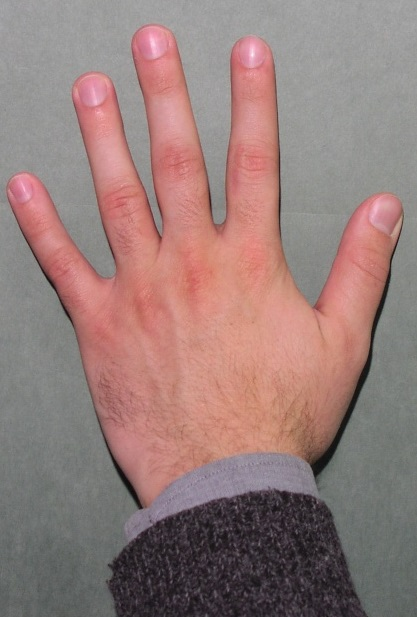
#> input picture images/A1.jpg, 417 x 617 px, given in place of M1.jpg, which was not available
$ python hand_extractorV2.py images/A1.jpg
#> lines starting #> are read from the running program, lines starting #| are printed output that depends on the picture; after the words box and inside, x2 and y2 are one past the last pixel; in counts of white or black regions, pixels touching at a corner belong together; long printed decimals are rounded; pictures that were not available may be replaced by others from this repository, and a replacement may not be noted
### hand_func.py
from cv2 import cv2
import numpy as np
import math
import sys, os


def FB_contours(image):
    contours,_ = cv2.findContours(image, cv2.RETR_TREE, cv2.CHAIN_APPROX_SIMPLE)
    length = len(contours)
    max_area = -1
    ci=0
    if length > 0:
        for i in range(length):
            temp = contours[i]
            area = cv2.contourArea(temp)
        if area > max_area:
            max_area = area
            ci = i
        maxContour=contours[ci]
    return maxContour

def skin_extract(image):

    img_HSV = cv2.cvtColor(image, cv2.COLOR_BGR2HSV)
    #skin color range for hsv color space
    HSV_mask = cv2.inRange(img_HSV, (0, 15, 0), (17,170,255))
    #cv2.imshow('HSV mask_before',HSV_mask)
    #cv2.imwrite('HSV mask_before.jpg',HSV_mask)
    HSV_mask = cv2.morphologyEx(HSV_mask, cv2.MORPH_OPEN, np.ones((3,3), np.uint8))
    #cv2.imshow('HSV mask',HSV_mask)
    #cv2.imwrite('HSV mask.jpg',HSV_mask)
    #converting from gbr to YCbCr color space
    img_YCrCb = cv2.cvtColor(image, cv2.COLOR_BGR2YCrCb)
    #skin color range for hsv color space
    YCrCb_mask = cv2.inRange(img_YCrCb, (0, 135, 85), (255,180,135))
    #cv2.imshow('YCrCb_mask_before',YCrCb_mask)
    #cv2.imwrite('YCrCb_mask_before.jpg',YCrCb_mask)
    YCrCb_mask = cv2.morphologyEx(YCrCb_mask, cv2.MORPH_OPEN, np.ones((3,3), np.uint8))
    #cv2.imshow('YCrCb_mask',YCrCb_mask)
    #cv2.imwrite('YCrCb_mask.jpg',YCrCb_mask)

    #merge skin detection (YCbCr and hsv)
    global_mask=cv2.bitwise_and(YCrCb_mask,HSV_mask)
    #cv2.imshow('global_mask_before',YCrCb_mask)
    cv2.imwrite('global_mask_befores.jpg',YCrCb_mask)
    global_mask=cv2.medianBlur(global_mask,3)
    global_mask = cv2.morphologyEx(global_mask, cv2.MORPH_OPEN, np.ones((4,4), np.uint8))
    #cv2.imshow('global_mask',YCrCb_mask)
    cv2.imwrite('global_mask.jpg',YCrCb_mask)

    return YCrCb_mask

# [24 lines left out: function wrist_cut, not called in this run]

def contour_points(largest_contour,image):
    hull = cv2.convexHull(largest_contour)
    drawing = np.zeros(image.shape, np.uint8)
    cv2.drawContours(drawing, [largest_contour], 0, (0, 255, 0), 2)
    #cv2.drawContours(drawing, [hull], 0, (0, 0, 255), 3)
    hull = cv2.convexHull(largest_contour,returnPoints = False)
    defects = cv2.convexityDefects(largest_contour,hull)
    # draw furthest left,top and right point
    point_list=[]
    # detect fingers middle defects
    k=1
    for i in range(defects.shape[0]):
        s,e,f,d = defects[i,0]
        start = tuple(largest_contour[s][0])
        end = tuple(largest_contour[e][0])
        far = tuple(largest_contour[f][0])
        angle = calculateAngle(far, start, end)
        if d > 10000 and angle <= math.pi/2:
            if(k==1):
                cv2.circle(drawing, start, 8, (147, 20, 255), -1)
                point_list.append(start)
            cv2.circle(drawing, end, 8, (147, 20, 255), -1)
            point_list.append(far)
            point_list.append(end)
            cv2.circle(drawing,far,5,[255,0,0],-1)
            k+=1


    return drawing,point_list

def calculateAngle(far, start, end):
    a = math.sqrt((end[0] - start[0])**2 + (end[1] - start[1])**2)
    b = math.sqrt((far[0] - start[0])**2 + (far[1] - start[1])**2)
    c = math.sqrt((end[0] - far[0])**2 + (end[1] - far[1])**2)
    angle = math.acos((b**2 + c**2 - a**2) / (2*b*c))
    return angle

def calculateRatios(p):

    d1=getDistance(p[0],p[1])
    d2=getDistance(p[2],p[3])
    d3=getDistance(p[3],p[4])
    d4=getDistance(p[5],p[6])
    d5=getDistance(p[7],p[8])
    d6=getDistance(p[1],p[2])
    t1=getDistance(p[5],p[7])
    t2=getDistance(p[5],p[3])
    ratios=[d5/d4,d4/d3,d3/t2,d2/t1,d6/d1]
    return ratios

# [5 lines left out: function heron, not called in this run]

def getDistance(point1,point2):

    distance=math.sqrt((point1[1]-point2[1])**2+(point1[0]-point2[0])**2)
    return distance

def ownerChoice(ratios):
    pathname = os.path.dirname(sys.argv[0])
    path=os.path.abspath(pathname)+ '\\\daneNowe.txt'
    file = open(path, 'r')
    k=-1
    myList=[[0,'Albert'],[1,'Krystian'],[2,'Tomasz'],[3,'Mateusz'],[4,'Henryk'],[5,'Weronika']]
    '''
    sum1=np.zeros(6)
    sum2=np.zeros(6)
    sum3=np.zeros(6)
    sum4=np.zeros(6)
    sum5=np.zeros(6)
    '''
    sum=np.zeros(6)
    quantity=np.copy(sum)
    decider=np.copy(sum)
    previousCell='X'
    for line in file.readlines():
        currentCell = line.rstrip().split(' ')

        if previousCell[0]!=currentCell[0]:
            k=k+1

        sum[k]=sum[k]+math.sqrt(
        (ratios[0]-float(currentCell[1]))**2+
        (ratios[1]-float(currentCell[2]))**2
        +(ratios[2]-float(currentCell[3]))**2
        +(ratios[3]-float(currentCell[4]))**2
        +(ratios[4]-float(currentCell[5]))**2
        )
        quantity[k]+=1
        previousCell=currentCell[0]

    decider=np.divide(sum,quantity)
    print(decider)
    print(quantity)
    mymin = np.min(decider)
    min_p = [i for i, x in enumerate(decider) if x == mymin]
    for i in range(k+1):
        if min_p[0]==myList[i][0]:
            break

    str_output="This hand belongs to: "
    if mymin<0.35:
        str_output+=myList[i][1]
    else:
        str_output+='noone'
    return str_output

### hand_extractorV2.py
from cv2 import cv2 #openCV
import hand_func as piw
import numpy as np #array objects etc
import math
from matplotlib import pyplot as plt
import sys, os
pathname = os.path.dirname(sys.argv[0])
path=os.path.abspath(pathname)+'\\images'

lista_imion=[]
z=open("WyniczkiTakie.txt", "a+")
for iterator in range(15,16):
    i=0
    index='A'
    k=1
    if i==1: # i=1 zapi
        f=open("daneNowe.txt", "a+")
    if iterator<5: znak=r'\A'+str(iterator%5+1)+'.jpg'
    if iterator>=5 and iterator<10:  znak=r'\K'+str(iterator%5+1)+'.jpg'
    if iterator>=10 and iterator<15:  znak=r'\T'+str(iterator%5+1)+'.jpg'
    if iterator>=15 and iterator<20:  znak=r'\M'+str(iterator%5+1)+'.jpg'
    if iterator>=20 and iterator<25:  znak=r'\H'+str(iterator%5+1)+'.jpg'
    if iterator>=25 and iterator<30:  znak=r'\W'+str(iterator%5+1)+'.jpg'
    if iterator>=30 and iterator<35:  znak=r'\B'+str(iterator%5+1)+'.jpg'
    if iterator>=35:  znak=r'\C'+str(iterator%5+1)+'.jpg'
    path+=znak
    print(path)
    # Image read
    image = cv2.imread(path)
#> image is the input picture: shape (617, 417, 3); mean B, G, R 121.6, 124.7, 150.1
    original = image
    image = cv2.GaussianBlur(image, (5, 5), 0)

    # Detect skin areas from the image and create B&W image
    BinaryImage=piw.skin_extract(image)
#> in skin_extract, `img_HSV = cv2.cvtColor(image, cv2.COLOR_BGR2HSV)`: img_HSV: shape (617, 417, 3); mean H, S, V 49.4, 44.2, 151
#> in skin_extract, `HSV_mask = cv2.inRange(img_HSV, (0, 15, 0), (17,170,255))`:
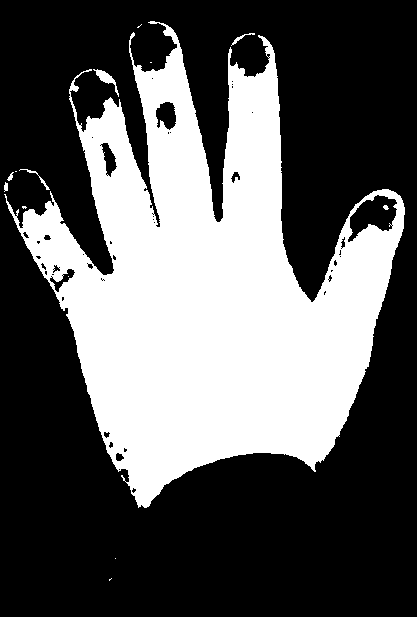
#> HSV_mask: shape (617, 417); 36% white; 14 white regions (7 under 20 px), largest, box (x1, y1, x2, y2) and area: (4, 21, 405, 508) 92127, (93, 69, 119, 97) 187, (19, 169, 50, 190) 74
#> in skin_extract, `HSV_mask = cv2.morphologyEx(HSV_mask, cv2.MORPH_OPEN, np.ones((3,3), n..`: HSV_mask: shape (617, 417); 35.7% white; 17 white regions (5 under 20 px), largest, box (x1, y1, x2, y2) and area: (19, 26, 405, 508) 91292, (96, 70, 115, 83) 152, (350, 203, 360, 215) 55
#> in skin_extract, `img_YCrCb = cv2.cvtColor(image, cv2.COLOR_BGR2YCrCb)`: img_YCrCb: shape (617, 417, 3); mean of channels 0, 1, 2 132, 140.9, 122.2
#> in skin_extract, `YCrCb_mask = cv2.inRange(img_YCrCb, (0, 135, 85), (255,180,135))`: YCrCb_mask: shape (617, 417); 38.5% white; 12 white regions (9 under 20 px), largest, box (x1, y1, x2, y2) and area: (4, 22, 404, 511) 98846, (199, 497, 228, 508) 87, (153, 515, 171, 524) 58
#> in skin_extract, `YCrCb_mask = cv2.morphologyEx(YCrCb_mask, cv2.MORPH_OPEN, np.ones((3,3..`: YCrCb_mask: shape (617, 417); 38.5% white; 4 white regions (2 under 20 px), largest, box (x1, y1, x2, y2) and area: (4, 22, 404, 511) 98844, (204, 499, 220, 507) 56
#> in skin_extract, `global_mask=cv2.bitwise_and(YCrCb_mask,HSV_mask)`: global_mask: shape (617, 417); 34.8% white; 17 white regions (11 under 20 px), largest, box (x1, y1, x2, y2) and area: (19, 26, 404, 508) 89090, (96, 70, 115, 83) 144, (70, 83, 78, 91) 43, (350, 203, 360, 215) 35, (14, 216, 19, 225) 26, (4, 183, 8, 191) 22
#> in skin_extract, `global_mask=cv2.medianBlur(global_mask,3)`: global_mask: shape (617, 417); 34.8% white; 17 white regions (12 under 20 px), largest, box (x1, y1, x2, y2) and area: (20, 26, 404, 508) 89177, (96, 70, 114, 83) 143, (70, 84, 78, 91) 38, (351, 204, 360, 215) 33, (14, 216, 19, 224) 22
#> in skin_extract, `global_mask = cv2.morphologyEx(global_mask, cv2.MORPH_OPEN, np.ones((4..`:
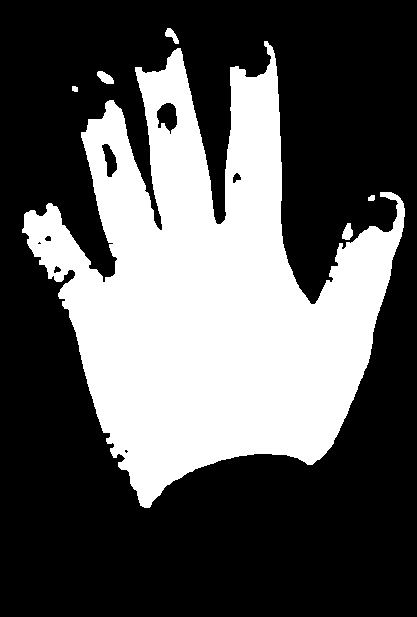
#> global_mask: shape (617, 417); 34.6% white; 6 white regions
    #cv2.imshow('Binary',BinaryImage)
    # Find the biggest contour
    largest_contour=piw.FB_contours(BinaryImage)
#> in FB_contours, `contours,_ = cv2.findContours(image, cv2.RETR_TREE, cv2.CHAIN_APPROX_S..`: contours = 4 contours, 2 with area under 20; largest, box (x1, y1, x2, y2) and area: (4, 22, 404, 511) 97664, (204, 499, 220, 507) 37
#> in FB_contours, `length = len(contours)`: length = 4
#> the loop in FB_contours, `for i in range(length):` made 4 passes
#> area on passes 3 to 4: 37, 97663.5
#> in FB_contours, `max_area = area`: max_area = 97663.5
#> in FB_contours, `maxContour=contours[ci]`: maxContour = contour of 1142 points, box (x1, y1, x2, y2) (4, 22, 404, 511), area 97664
#> largest_contour has the same summary as maxContour in FB_contours
    # Get the angle
    #_,_,angle = cv2.fitEllipse(largest_contour)

    # Get position of hand region from the image
    x,y,width,height = cv2.boundingRect(largest_contour)
#> x = 4; y = 22; width = 400; height = 489
    # Extract hand part from the image.
    final_image = BinaryImage[y:y+height,x:x+width]
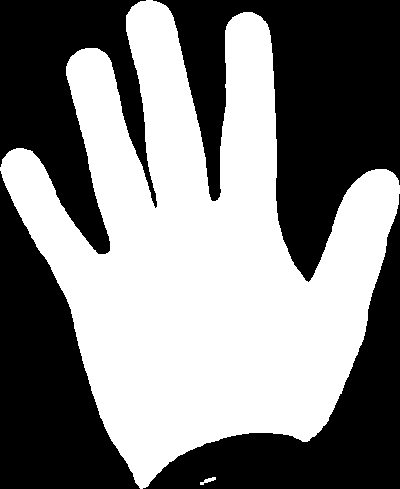
#> final_image: shape (489, 400); 50.6% white; 4 black regions
    hand_before_cut=final_image

    #final_image,final_row=piw.wrist_cut(final_image,width)
    # draw polygon
    largest_contour=piw.FB_contours(final_image)
#> in FB_contours (call 2), `contours,_ = cv2.findContours(image, cv2.RETR_TREE, cv2.CHAIN_APPROX_S..`: contours = 2 contours; box (x1, y1, x2, y2) and area: (0, 0, 400, 489) 97664, (200, 477, 216, 485) 37
#> the loop in FB_contours (call 2), `for i in range(length):` made 2 passes
#> largest_contour = contour of 1142 points, box (x1, y1, x2, y2) (0, 0, 400, 489), area 97664
    x,y,width,height = cv2.boundingRect(largest_contour)
#> x = 0; y = 0
    drawing,pointlist=piw.contour_points(largest_contour,image)
#> in contour_points, `hull = cv2.convexHull(largest_contour)`: hull = contour of 40 points, box (x1, y1, x2, y2) (0, 0, 400, 489), area 133544
#> in contour_points, `cv2.drawContours(drawing, [largest_contour], 0, (0, 255, 0), 2)`:
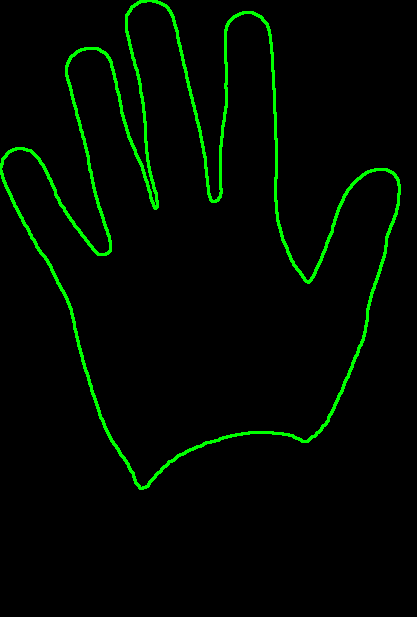
#> drawing: shape (617, 417, 3); mean of channels 0, 1, 2 0, 8.4, 0; drawn as B, G, R
#> in contour_points, `hull = cv2.convexHull(largest_contour,returnPoints = False)`: hull = 40 values, max 1141 at index 0, min 0 at index 39, mean 587.7
#> in contour_points, `defects = cv2.convexityDefects(largest_contour,hull)`: defects = 34 rows, first 6: [0, 2, 1, 210], [2, 4, 3, 114], [4, 8, 5, 142], [8, 189, 79, 43777], [190, 370, 287, 35927], [370, 374, 371, 248]
#> the loop in contour_points, `for i in range(defects.shape[0]):` made 34 passes
#> (s, e, f, d, start, end, far, a in calculateAngle) on passes 1 to 11: (0, 2, 1, 210, (146, 0), (140, 1), (145, 1), 6.08), (2, 4, 3, 114, (140, 1), (138, 2), (139, 2), 2.24), (4, 8, 5, 142, (138, 2), (132, 6), (136, 4), 7.21), (8, 189, 79, 43777, (132, 6), (72, 55), (155, 208), 77.47), (190, 370, 287, 35927, (70, 57), (2, 159), (110, 250), 122.6), (370, 374, 371, 248, (2, 159), (0, 167), (2, 163), 8.25), (375, 379, 378, 211, (0, 170), (2, 177), (2, 174), 7.28), (379, 381, 380, 162, (2, 177), (3, 180), (3, 178), 3.16), (381, 385, 384, 190, (3, 180), (5, 185), (5, 183), 5.39), (385, 541, 474, 3629, (5, 185), (100, 417), (67, 299), 250.7), (541, 547, 544, 286, (100, 417), (104, 426), (103, 421), 9.85)
#> after the loop in contour_points, `for i in range(defects.shape[0]):`:
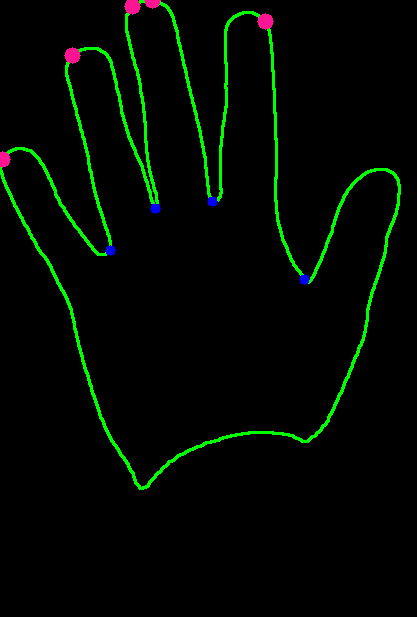
#> drawing: shape (617, 417, 3); 0.45% of pixels changed, all inside (x1, y1, x2, y2) = (0, 0, 310, 285); drawn as B, G, R
#> after the loop in contour_points, `for i in range(defects.shape[0]):`: k = 5; point_list = [(132, 6), (155, 208), (72, 55), (110, 250), (2, 159), (304, 279), (265, 21), (212, 201), (152, 0)]
#> pointlist has the same summary as point_list in contour_points
    print(pointlist)
#| [(132, 6), (155, 208), (72, 55), (110, 250), (2, 159), (304, 279), (265, 21), (212, 201), (152, 0)]
    #cv2.circle(drawing,pointlist[6],5,[255,0,255],-1)
    # print images


    ratios=piw.calculateRatios(pointlist)
#> in getDistance, `distance=math.sqrt((point1[1]-point2[1])**2+(point1[0]-point2[0])**2)`: distance = 203.3
#> in calculateRatios, `d2=getDistance(p[2],p[3])`: d2 = 198.7
#> in calculateRatios, `d3=getDistance(p[3],p[4])`: d3 = 141.2
#> in calculateRatios, `d4=getDistance(p[5],p[6])`: d4 = 260.9
#> in calculateRatios, `d5=getDistance(p[7],p[8])`: d5 = 209.8
#> in calculateRatios, `d6=getDistance(p[1],p[2])`: d6 = 174.1
#> in calculateRatios, `t1=getDistance(p[5],p[7])`: t1 = 120.6
#> in calculateRatios, `t2=getDistance(p[5],p[3])`: t2 = 196.2
#> in calculateRatios, `ratios=[d5/d4,d4/d3,d3/t2,d2/t1,d6/d1]`: ratios = [0.804, 1.85, 0.72, 1.65, 0.856]
#> ratios = [0.804, 1.85, 0.72, 1.65, 0.856]
    print('ratios=',ratios)
#| ratios= [0.8039, 1.848, 0.72, 1.647, 0.8562]

    str_output=piw.ownerChoice(ratios)
#> (reads daneNowe.txt from the repository)
#> after the loop in ownerChoice, `for line in file.readlines():`: k = 5; quantity = [5, 5, 5, 5, 5, 5]; sum = [17.33, 17.56, 15.84, 15.35, 16.54, 15.75]
#> in ownerChoice, `decider=np.divide(sum,quantity)`: decider = [3.47, 3.51, 3.17, 3.07, 3.31, 3.15]
#| [3.465  3.511 3.169 3.069 3.308 3.150]
#| [5. 5. 5. 5. 5. 5.]
#> in ownerChoice, `mymin = np.min(decider)`: mymin = 3.07
#> in ownerChoice, `min_p = [i for i, x in enumerate(decider) if x == mymin]`: min_p = [3]
#> str_output = 'This hand belongs to: noone'
    print(str_output)
#| This hand belongs to: noone
    cv2.imwrite('contour.jpg',drawing[:y+height,:x+width])
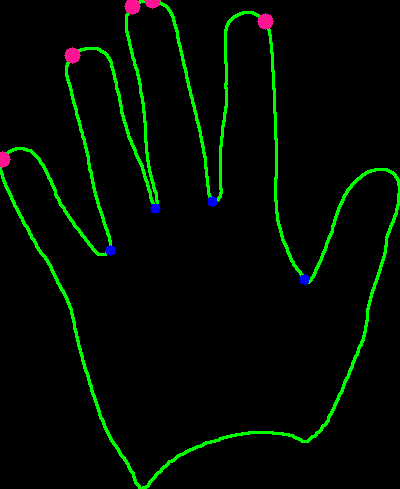
#> saved as contour.jpg: shape (489, 400, 3); mean B, G, R 1, 10.6, 1.1
    #str_output='nic'
    plt.subplot(1,3,1),plt.imshow(cv2.cvtColor(original,cv2.COLOR_BGR2RGB))
    plt.title('Original')
    plt.xticks([]),plt.yticks([])
    plt.subplot(1,3,3),plt.imshow(cv2.cvtColor(drawing[:y+height,:x+width],cv2.COLOR_BGR2RGB))
    plt.title('Contour with points')
    plt.xticks([]),plt.yticks([])
    plt.subplot(1,3,2),plt.imshow(cv2.cvtColor(final_image,cv2.COLOR_BGR2RGB))
    plt.title('Binarized hand')
    plt.xticks([]),plt.yticks([])
    plt.suptitle(str_output, fontsize=16)
    if k==1: plt.show()
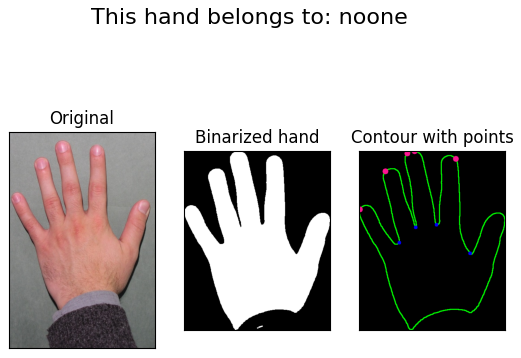
#> figure drawn by matplotlib, 3 panels


    lista_imion.append(str_output)
    if i==1:
        f.write("\n%s %f %f %f %f %f" %(index,ratios[0],ratios[1],ratios[2],ratios[3],ratios[4]))
        f.close()

for item in lista_imion:
    z.write("%s\n" % item)
#> this loop made 1 pass
